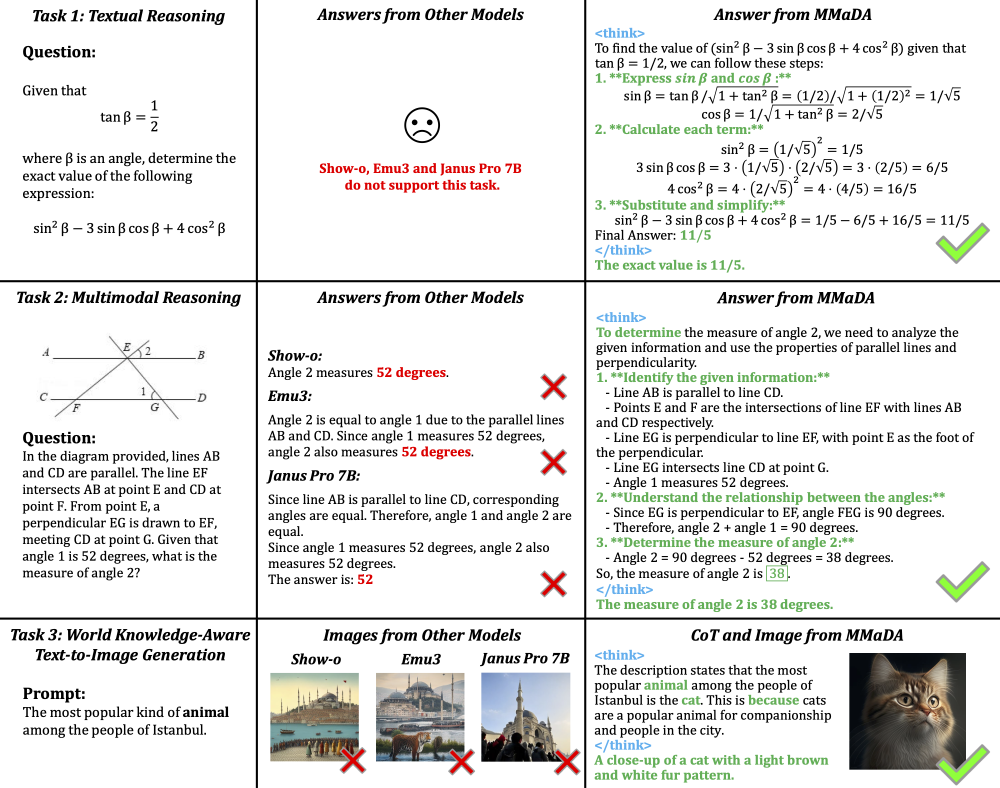
#> input picture MMaDA/assets/example_compare.png, 3000 x 2362 px (shown at 1/3 size); its folder holds only this picture in this run
$ python -i region_utils_final.py   (imports and definitions only)
#> lines starting #> are read from the running program, lines starting #| are printed output that depends on the picture; after the words box and inside, x2 and y2 are one past the last pixel; in counts of white or black regions, pixels touching at a corner belong together
"""Edge-entropy region selection + region-targeted corruption for PostVRG.

cv2/scipy-FREE (numpy + PIL only) so it runs in the OmniCap env used to run
postvrg.py. Ported/adapted from GPSToken/validate_adaptive_gps.py, with two
important changes for our use:
  * SELECTION uses edge DENSITY (entropy, no area term) so small detailed
    regions are picked -- the area-weighted complexity would pick large smooth
    regions (wrong direction). Splitting still uses the area-weighted score.
  * corruption (noise/blur) is applied in PIXEL space, feathered, to the
    selected detail regions only -- smooth regions stay identical to the
    conditional branch, so VCD's (cond - weak) contrast targets the detail.
"""
import numpy as np
from PIL import Image, ImageFilter


# ----------------------------------------------------------------------------- basics
def image_to_gray_norm(pil_img):
    """PIL RGB -> grayscale float array in [-1, 1], native resolution."""
    rgb = np.asarray(pil_img.convert("RGB")).astype(np.float64)
    gray = 0.299 * rgb[:, :, 0] + 0.587 * rgb[:, :, 1] + 0.114 * rgb[:, :, 2]
    return gray / 255.0 * 2.0 - 1.0


def _resize64(img_norm):
    """Resize a [-1,1] grayscale region to 64x64 [0,1] using PIL (no cv2)."""
    a = (((img_norm + 1.0) / 2.0) * 255.0).clip(0, 255).astype(np.uint8)
    if a.shape[0] < 1 or a.shape[1] < 1:
        a = np.zeros((1, 1), np.uint8)
    im = Image.fromarray(a).resize((64, 64), Image.BILINEAR)
    return np.asarray(im).astype(np.float64) / 255.0


def _edge_entropy(img01_64):
    """Shannon entropy of the edge-magnitude histogram (detail density)."""
    gy, gx = np.gradient(img01_64)
    mag = np.sqrt(gx ** 2 + gy ** 2)
    hist, _ = np.histogram(mag, bins=512, range=(-5.5, 5.5))
    hist = hist / (hist.sum() + 1e-5)
    return float(-np.sum(hist * np.log2(hist + 1e-10)))


def calculate_complexity_degree(img_norm, weight=1.0):
    """Area-WEIGHTED complexity used to decide what to split (favours big regions)."""
    h, w = img_norm.shape
    ent = _edge_entropy(_resize64(img_norm))
    return ent ** weight * h * w


def region_edge_density(img_norm):
    """Area-INDEPENDENT detail score used to SELECT highlight regions."""
    return _edge_entropy(_resize64(img_norm))


# ----------------------------------------------------------------------------- split
def adaptive_initialize(gps_num, img_norm, minhw=8, weight=1.0):
    """Recursively split the image into `gps_num` regions, prioritising the
    highest area-weighted complexity. Returns region boxes in normalized [-1,1]."""
    h, w = img_norm.shape
    region_candidate = [(img_norm, calculate_complexity_degree(img_norm, weight), (0, h - 1), (0, w - 1))]

    while len(region_candidate) < gps_num:
        region_candidate.sort(key=lambda x: x[1], reverse=True)
        pick_one = None
        for _i in range(len(region_candidate)):
            _, _, _hr, _wr = region_candidate[_i]
            if _hr[1] - _hr[0] <= minhw and _wr[1] - _wr[0] <= minhw:
                continue
            pick_one = region_candidate.pop(_i)
            break
        if pick_one is None:
            break  # nothing left large enough to split

        _img, _, _hr, _wr = pick_one
        _h, _w = _img.shape
        splits = []
        if _w > minhw and _w >= _h:          # vertical split
            splits = [
                (_img[:, :_w // 2], _hr, (_wr[0], _wr[0] + _w // 2 - 1)),
                (_img[:, _w // 2:], _hr, (_wr[0] + _w // 2, _wr[1])),
            ]
        else:                                 # horizontal split
            splits = [
                (_img[:_h // 2, :], (_hr[0], _hr[0] + _h // 2 - 1), _wr),
                (_img[_h // 2:, :], (_hr[0] + _h // 2, _hr[1]), _wr),
            ]
        for sub, hr, wr in splits:
            region_candidate.append((sub, calculate_complexity_degree(sub, weight), hr, wr))

    regions = []
    for _, _, hr, wr in region_candidate:
        regions.append((
            (wr[0] / (w - 1) - 0.5) * 2, (hr[0] / (h - 1) - 0.5) * 2,
            (wr[1] / (w - 1) - 0.5) * 2, (hr[1] / (h - 1) - 0.5) * 2,
        ))
    return np.array(regions, dtype=np.float32)


# ----------------------------------------------------------------------------- select
def select_highlight_regions(img_norm, gps_num=16, minhw=8, weight=2.5,
                             quantile=0.5, abs_threshold=None, min_highlight=1):
    """Divide into regions, score each by edge density, return the detailed ones.

    Returns: regions_px [(x1,y1,x2,y2) pixels], densities, highlight_bool, threshold.
    """
    h, w = img_norm.shape
    regions = adaptive_initialize(gps_num, img_norm, minhw=minhw, weight=weight)

    regions_px, densities = [], []
    for (nx1, ny1, nx2, ny2) in regions:
        px1 = int((nx1 / 2.0 + 0.5) * (w - 1)); py1 = int((ny1 / 2.0 + 0.5) * (h - 1))
        px2 = int((nx2 / 2.0 + 0.5) * (w - 1)); py2 = int((ny2 / 2.0 + 0.5) * (h - 1))
        px1, px2 = min(px1, px2), max(px1, px2)
        py1, py2 = min(py1, py2), max(py1, py2)
        sub = img_norm[py1:py2 + 1, px1:px2 + 1]
        if sub.size == 0:
            sub = img_norm[py1:py1 + 1, px1:px1 + 1]
        densities.append(region_edge_density(sub))
        regions_px.append((px1, py1, px2, py2))

    densities = np.array(densities)
    thr = abs_threshold if abs_threshold is not None else float(np.quantile(densities, quantile))
    highlight = densities > thr
    if highlight.sum() < min_highlight:      # fallback: force the top-k densest
        order = np.argsort(-densities)[:min_highlight]
        highlight = np.zeros_like(highlight); highlight[order] = True
    return regions_px, densities, highlight, thr


# ----------------------------------------------------------------------------- corrupt
def build_soft_mask(hw, regions_px, feather_px):
    """Feathered [0,1] mask (1 inside highlight regions), Gaussian-softened border."""
    h, w = hw
    m = np.zeros((h, w), np.float32)
    for (x1, y1, x2, y2) in regions_px:
        m[y1:y2 + 1, x1:x2 + 1] = 1.0
    if feather_px and feather_px > 0:
        im = Image.fromarray((m * 255).astype(np.uint8)).filter(ImageFilter.GaussianBlur(float(feather_px)))
        m = np.asarray(im).astype(np.float32) / 255.0
    return m


def _sigmoid(x):
    return 1.0 / (1.0 + np.exp(-x))


def _diffusion_noise_pixels(img01, noise_step, seed=None):
    """Forward-diffusion corruption in pixel space (same schedule as the model's)."""
    betas = _sigmoid(np.linspace(-6, 6, 1000)) * (0.005 - 1e-5) + 1e-5
    alpha_bar = float(np.cumprod(1.0 - betas)[int(noise_step)])
    rng = np.random.default_rng(seed)
    noise = rng.standard_normal(img01.shape)
    return np.sqrt(alpha_bar) * img01 + np.sqrt(1.0 - alpha_bar) * noise


# [23 lines left out: functions random_box, apply_box_noise, not called in this run]


def apply_region_corruption(pil_img, gps_num=16, quantile=0.5,
                            weight=2.5, minhw=8, feather_frac=0.02,
                            noise_step=200, seed=42, min_highlight=4,
                            return_debug=False, regions=None):
    """Diffusion-noise ONLY the edge-dense (detail) regions of the image, feathered;
    leave the smooth regions clean. Used for the draft edge_noise mode so the draft
    focuses on global/smooth semantics. Same size -> same anyres token count.

    `regions` = a precomputed (regions_px, densities, hi, thr) tuple from
    select_highlight_regions; pass it to reuse ONE selection across stages."""
    rgb = np.asarray(pil_img.convert("RGB")).astype(np.float64)
    H, W = rgb.shape[:2]

    if regions is not None:
        regions_px, dens, hi, thr = regions
    else:
        regions_px, dens, hi, thr = select_highlight_regions(
            image_to_gray_norm(pil_img), gps_num=gps_num, minhw=minhw, weight=weight,
            quantile=quantile, min_highlight=min_highlight)
    hi_regions = [regions_px[i] for i in range(len(regions_px)) if hi[i]]

    feather_px = max(1, int(feather_frac * W))
    soft = build_soft_mask((H, W), hi_regions, feather_px)[..., None]  # [H,W,1]

    img01 = rgb / 255.0
    corrupt = _diffusion_noise_pixels(img01, noise_step=noise_step, seed=seed)
    weak01 = img01 * (1.0 - soft) + corrupt * soft
    weak_img = Image.fromarray((weak01.clip(0, 1) * 255).astype(np.uint8))

    if return_debug:
        return weak_img, dict(regions_px=regions_px, densities=dens, highlight=hi,
                              threshold=thr, n_highlight=int(hi.sum()))
    return weak_img


# [32 lines left out: function apply_region_spotlight, not called in this run]

>>> from PIL import Image
>>> picture = Image.open('../../MMaDA/assets/example_compare.png')
#> picture is the input picture: PIL image 3000x2362 RGBA; mean R, G, B, A 229.5, 229.7, 228.2, 255
>>> result = apply_region_corruption(picture)
#> in select_highlight_regions, `h, w = img_norm.shape`: h = 2362; w = 3000
#> in _edge_entropy, `mag = np.sqrt(gx ** 2 + gy ** 2)`:
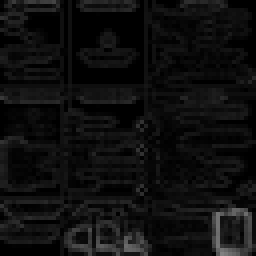
#> mag: shape (64, 64) float64 (shown 4 times larger); min 0, max 0.506, mean 0.0591
#> in _edge_entropy, `hist, _ = np.histogram(mag, bins=512, range=(-5.5, 5.5))`: hist = 512 values, max 1138 at index 256, min 0 at index 0, mean 8
#> in _edge_entropy, `hist = hist / (hist.sum() + 1e-5)`: hist = 512 values, max 0.278 at index 256, min 0 at index 0, mean 0.00195
#> in calculate_complexity_degree, `ent = _edge_entropy(_resize64(img_norm))`: ent = 2.88
#> the loop in adaptive_initialize, `while len(region_candidate) < gps_num:` made 15 passes
#> pass 1, in _edge_entropy (call 2), `gy, gx = np.gradient(img01_64)`:
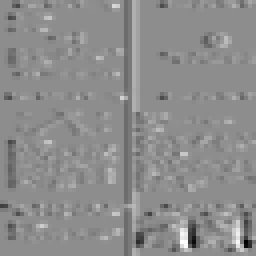
#> gx: shape (64, 64) float64 (shown 4 times larger); min -0.347, max 0.276, mean -0.00158; drawn with min black and max white
#> after the loop in adaptive_initialize, `while len(region_candidate) < gps_num:`:
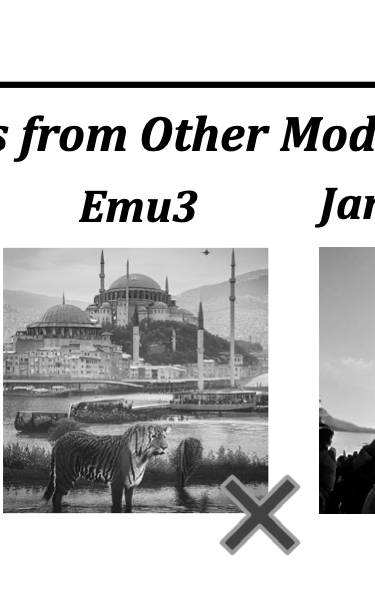
#> sub: shape (591, 375) float64; min -1, max 1, mean 0.529; drawn with min black and max white
#> after the loop in adaptive_initialize, `while len(region_candidate) < gps_num:`: region_candidate = 16 items
#> in adaptive_initialize, `regions = []`: regions = []
#> the loop in adaptive_initialize, `for _, _, hr, wr in region_candidate:` made 16 passes
#> (hr, wr) on passes 1 to 8: ((1771, 2361), (1500, 2249)), ((0, 1180), (0, 749)), ((1181, 1770), (750, 1499)), ((1771, 2361), (2250, 2999)), ((0, 1180), (750, 1499)), ((1181, 1770), (0, 749)), ((1181, 1770), (1875, 2249)), ((590, 1180), (1500, 2249))
#> after the loop in adaptive_initialize, `for _, _, hr, wr in region_candidate:`: regions = 16 items, first 6: (0.000333, 0.5, 0.5, 1), (-1, -1, -0.501, -0.000424), (-0.5, 0.000424, -0.000333, 0.499), (0.501, 0.5, 1, 1), (-0.5, -1, -0.000333, -0.000424), (-1, 0.000424, -0.501, 0.499)
#> in select_highlight_regions, `regions = adaptive_initialize(gps_num, img_norm, minhw=minhw, weight=w..`: regions = 16 rows, first 6: [0.000333, 0.5, 0.5, 1], [-1, -1, -0.501, -0.000424], [-0.5, 0.000424, -0.000333, 0.499], [0.501, 0.5, 1, 1], [-0.5, -1, -0.000333, -0.000424], [-1, 0.000424, -0.501, 0.499]
#> the loop in select_highlight_regions, `for (nx1, ny1, nx2, ny2) in regions:` made 16 passes
#> (nx1, ny1, nx2, ny2, px1, py1, px2, py2) on passes 1 to 7: (0.000333, 0.5, 0.5, 1, 1499, 1771, 2249, 2361), (-1, -1, -0.501, -0.000424, 0, 0, 749, 1179), (-0.5, 0.000424, -0.000333, 0.499, 749, 1181, 1499, 1769), (0.501, 0.5, 1, 1, 2249, 1771, 2999, 2361), (-0.5, -1, -0.000333, -0.000424, 749, 0, 1499, 1179), (-1, 0.000424, -0.501, 0.499, 0, 1181, 749, 1769), (0.25, 0.000424, 0.5, 0.499, 1875, 1181, 2249, 1769)
#> pass 1, in _resize64 (call 32), `im = Image.fromarray(a).resize((64, 64), Image.BILINEAR)`:
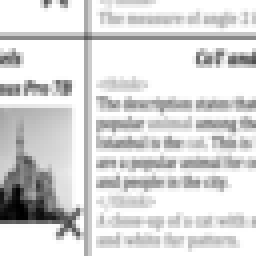
#> im: PIL image 64x64 L (shown 4 times larger); min 0, max 255, mean 217.1
#> pass 1, in _edge_entropy (call 32), `gy, gx = np.gradient(img01_64)`:
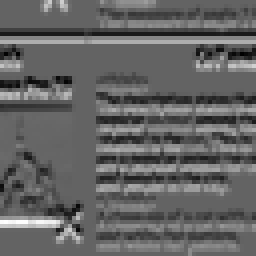
#> gy: shape (64, 64) float64 (shown 4 times larger); min -0.316, max 0.49, mean 0.00163; drawn with min black and max white
#> after the loop in select_highlight_regions, `for (nx1, ny1, nx2, ny2) in regions:`: densities = [3.36, 2.45, 3.24, 3.13, 2.24, 2.95, 3.87, 2.93, 2.62, 2.56, 2.48, 2.46, 2.38, 3.02, 3.01, 3.33]; regions_px = 16 items, first 6: (1499, 1771, 2249, 2361), (0, 0, 749, 1179), (749, 1181, 1499, 1769), (2249, 1771, 2999, 2361), (749, 0, 1499, 1179), (0, 1181, 749, 1769)
#> in select_highlight_regions, `thr = abs_threshold if abs_threshold is not None else float(np.quantil..`: thr = 2.94
#> in select_highlight_regions, `highlight = densities > thr`: highlight = [True, False, True, True, False, True, True, False, False, False, False, False, False, True, True, True]
#> in apply_region_corruption, `regions_px, dens, hi, thr = select_highlight_regions( image_to_gray_no..`: dens has the same summary as densities in select_highlight_regions; hi has the same summary as highlight in select_highlight_regions; thr = 2.94
#> in apply_region_corruption, `hi_regions = [regions_px[i] for i in range(len(regions_px)) if hi[i]]`: hi_regions = [(1499, 1771, 2249, 2361), (749, 1181, 1499, 1769), (2249, 1771, 2999, 2361), (0, 1181, 749, 1769), (1875, 1181, 2249, 1769), (1499, 1181, 1873, 1769), (749, 1771, 1123, 2361), (1125, 1771, 1499, 2361)]
#> the loop in build_soft_mask, `for (x1, y1, x2, y2) in regions_px:` made 8 passes
#> after the loop in build_soft_mask, `for (x1, y1, x2, y2) in regions_px:`:
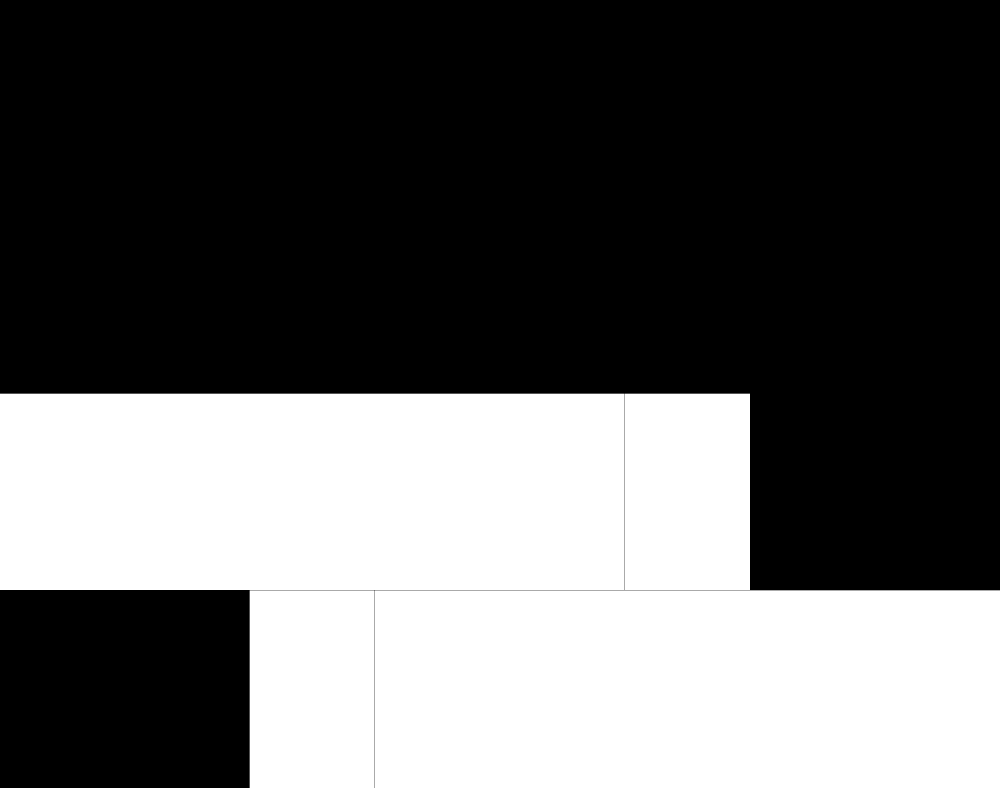
#> m: shape (2362, 3000) float32 (shown at 1/3 size); values 0 (black) and 1 (white), 37.5% white; 4 white regions, box (x1, y1, x2, y2) and area: (1125, 1771, 3000, 2362) 1108125, (0, 1181, 1874, 1770) 1103786, (749, 1771, 1124, 2362) 221625, (1875, 1181, 2250, 1770) 220875
#> in _diffusion_noise_pixels, `return np.sqrt(alpha_bar) * img01 + np.sqrt(1.0 - alpha_bar) * noise`:
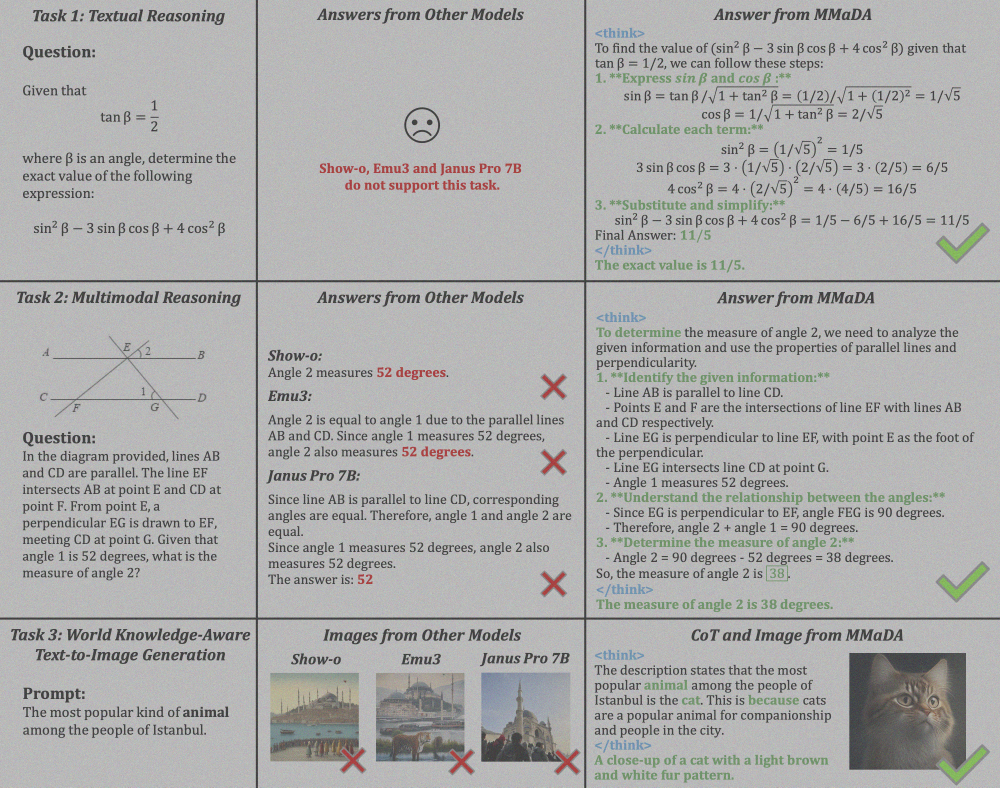
#> returned value: shape (2362, 3000, 3) float64 (shown at 1/3 size); mean of channels 0, 1, 2 0.894, 0.895, 0.889; drawn with min black and max white
